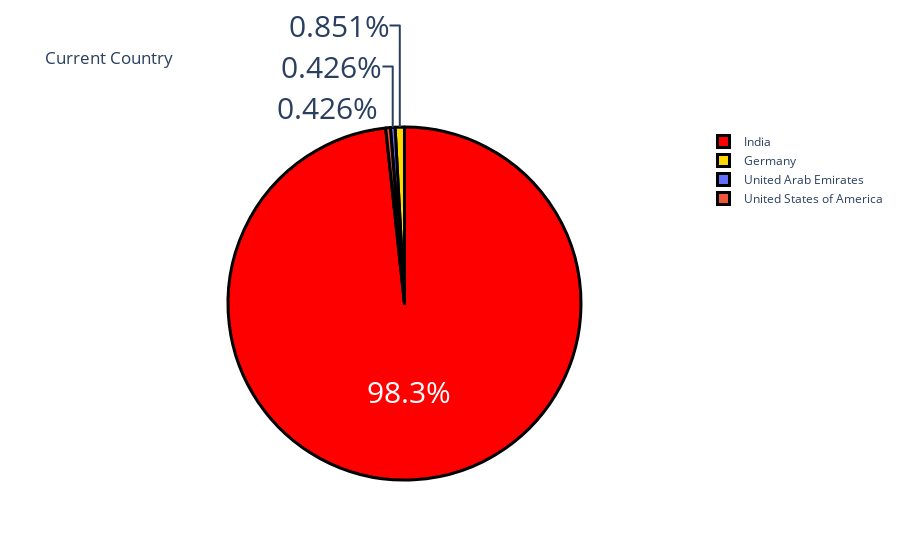

Notebook source saved alongside this figure:
### Code cell
import plotly.graph_objects as go

country = data["Your Current Country."].value_counts()
label = country.index
counts = country.values
colors = ["red","gold"]
fig = go.Figure(data=[go.Pie(labels = labels , values = counts)])
fig.update_layout(title_text = "Current Country")
fig.update_traces(hoverinfo ="label+value" , textinfo = "percent" , textfont_size = 30,
                  marker = dict(colors=colors , line=dict(color="black",width=3)))
fig.show()

### Figure 1 — Plotly figure (JSON) as saved in the notebook; plotly's stock layout.template omitted (floating-point values rounded to 4 significant figures)
{"data": [{"hoverinfo": "label+value", "labels": ["India", "Germany", "United Arab Emirates", "United States of America"], "marker": {"colors": ["red", "gold"], "line": {"color": "black", "width": 3}}, "textfont": {"size": 30}, "textinfo": "percent", "type": "pie", "values": [231, 2, 1, 1]}], "layout": {"autosize": true, "title": {"text": "Current Country"}}}
